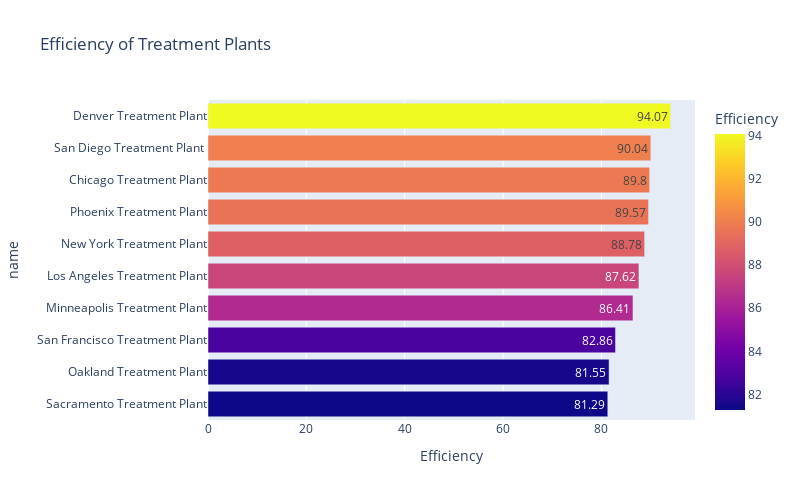

Notebook code for this chart:
### Code cell
px.bar(pwt.sort_values(by='Efficiency'),x='Efficiency',y='name',color='Efficiency',text='Efficiency',width=800,height=500,title='Efficiency of Treatment Plants')

### Figure 1 — Plotly figure (JSON) as saved in the notebook; plotly's stock layout.template omitted (floating-point values rounded to 4 significant figures)
{"data": [{"alignmentgroup": "True", "hovertemplate": "Efficiency=%{marker.color}<br>name=%{y}<extra></extra>", "legendgroup": "", "marker": {"color": [81.29, 81.55, 82.86, 86.41, 87.62, 88.78, 89.57, 89.8, 90.04, 94.07], "coloraxis": "coloraxis", "pattern": {"shape": ""}}, "name": "", "offsetgroup": "", "orientation": "h", "showlegend": false, "text": [81.29, 81.55, 82.86, 86.41, 87.62, 88.78, 89.57, 89.8, 90.04, 94.07], "textposition": "auto", "type": "bar", "x": [81.29, 81.55, 82.86, 86.41, 87.62, 88.78, 89.57, 89.8, 90.04, 94.07], "xaxis": "x", "y": ["Sacramento Treatment Plant", "Oakland Treatment Plant", "San Francisco Treatment Plant", "Minneapolis Treatment Plant", "Los Angeles Treatment Plant", "New York Treatment Plant", "Phoenix Treatment Plant", "Chicago Treatment Plant", "San Diego Treatment Plant ", "Denver Treatment Plant"], "yaxis": "y"}], "layout": {"barmode": "relative", "coloraxis": {"colorbar": {"title": {"text": "Efficiency"}}, "colorscale": [[0, "#0d0887"], [0.1111, "#46039f"], [0.2222, "#7201a8"], [0.3333, "#9c179e"], [0.4444, "#bd3786"], [0.5556, "#d8576b"], [0.6667, "#ed7953"], [0.7778, "#fb9f3a"], [0.8889, "#fdca26"], [1, "#f0f921"]]}, "height": 500, "legend": {"tracegroupgap": 0}, "title": {"text": "Efficiency of Treatment Plants"}, "width": 800, "xaxis": {"anchor": "y", "autorange": true, "domain": [0, 1], "range": [0, 99.02], "title": {"text": "Efficiency"}, "type": "linear"}, "yaxis": {"anchor": "x", "autorange": true, "domain": [0, 1], "range": [-0.5, 9.5], "title": {"text": "name"}, "type": "category"}}}
